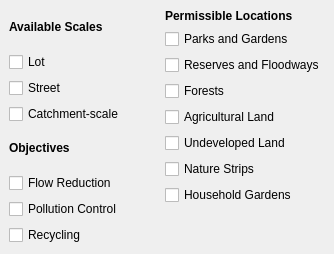
                  <widget class="QWidget" name="widget_21" native="true">
                   <layout class="QHBoxLayout" name="horizontalLayout_9">
                    <property name="leftMargin">
                     <number>0</number>
                    </property>
                    <property name="topMargin">
                     <number>0</number>
                    </property>
                    <property name="rightMargin">
                     <number>0</number>
                    </property>
                    <property name="bottomMargin">
                     <number>0</number>
                    </property>
                    <item>
                     <widget class="QWidget" name="biof_scales" native="true">
                      <property name="minimumSize">
                       <size>
                        <width>150</width>
                        <height>0</height>
                       </size>
                      </property>
                      <layout class="QGridLayout" name="gridLayout_16">
                       <item row="5" column="0">
                        <widget class="QCheckBox" name="biof_flow_check">
                         <property name="enabled">
                          <bool>true</bool>
                         </property>
                         <property name="text">
                          <string>Flow Reduction</string>
                         </property>
                        </widget>
                       </item>
                       <item row="0" column="0">
                        <widget class="QLabel" name="biof_scales_lbl">
                         <property name="text">
                          <string>&lt;html&gt;&lt;head/&gt;&lt;body&gt;&lt;p&gt;&lt;span style=&quot; font-weight:600;&quot;&gt;Available Scales&lt;/span&gt;&lt;/p&gt;&lt;/body&gt;&lt;/html&gt;</string>
                         </property>
                        </widget>
                       </item>
                       <item row="6" column="0">
                        <widget class="QCheckBox" name="biof_pollute_check">
                         <property name="text">
                          <string>Pollution Control</string>
                         </property>
                        </widget>
                       </item>
                       <item row="4" column="0">
                        <widget class="QLabel" name="biof_objectives_lbl">
                         <property name="text">
                          <string>&lt;html&gt;&lt;head/&gt;&lt;body&gt;&lt;p&gt;&lt;span style=&quot; font-weight:600;&quot;&gt;Objectives&lt;/span&gt;&lt;/p&gt;&lt;/body&gt;&lt;/html&gt;</string>
                         </property>
                        </widget>
                       </item>
                       <item row="3" column="0">
                        <widget class="QCheckBox" name="biof_region_check">
                         <property name="enabled">
                          <bool>true</bool>
                         </property>
                         <property name="text">
                          <string>Catchment-scale</string>
                         </property>
                        </widget>
                       </item>
                       <item row="2" column="0">
                        <widget class="QCheckBox" name="biof_street_check">
                         <property name="text">
                          <string>Street</string>
                         </property>
                        </widget>
                       </item>
                       <item row="1" column="0">
                        <widget class="QCheckBox" name="biof_lot_check">
                         <property name="text">
                          <string>Lot</string>
                         </property>
                        </widget>
                       </item>
                       <item row="7" column="0">
                        <widget class="QCheckBox" name="biof_recycle_check">
                         <property name="enabled">
                          <bool>true</bool>
                         </property>
                         <property name="text">
                          <string>Recycling</string>
                         </property>
                        </widget>
                       </item>
                      </layout>
                     </widget>
                    </item>
                    <item>
                     <widget class="QWidget" name="biof_objectives" native="true">
                      <property name="minimumSize">
                       <size>
                        <width>150</width>
                        <height>0</height>
                       </size>
                      </property>
                      <layout class="QGridLayout" name="gridLayout_17">
                       <item row="1" column="0">
                        <widget class="QCheckBox" name="biof_pg_check">
                         <property name="enabled">
                          <bool>true</bool>
                         </property>
                         <property name="text">
                          <string>Parks and Gardens</string>
                         </property>
                        </widget>
                       </item>
                       <item row="0" column="0">
                        <widget class="QLabel" name="biof_permissions_lbl">
                         <property name="text">
                          <string>&lt;html&gt;&lt;head/&gt;&lt;body&gt;&lt;p&gt;&lt;span style=&quot; font-weight:600;&quot;&gt;Permissible Locations&lt;/span&gt;&lt;/p&gt;&lt;/body&gt;&lt;/html&gt;</string>
                         </property>
                        </widget>
                       </item>
                       <item row="8" column="0">
                        <spacer name="verticalSpacer_10">
                         <property name="orientation">
                          <enum>Qt::Vertical</enum>
                         </property>
                         <property name="sizeHint" stdset="0">
                          <size>
                           <width>20</width>
                           <height>40</height>
                          </size>
                         </property>
                        </spacer>
                       </item>
                       <item row="2" column="0">
                        <widget class="QCheckBox" name="biof_ref_check">
                         <property name="text">
                          <string>Reserves and Floodways</string>
                         </property>
                        </widget>
                       </item>
                       <item row="6" column="0">
                        <widget class="QCheckBox" name="biof_ns_check">
                         <property name="text">
                          <string>Nature Strips</string>
                         </property>
                        </widget>
                       </item>
                       <item row="3" column="0">
                        <widget class="QCheckBox" name="biof_for_check">
                         <property name="enabled">
                          <bool>true</bool>
                         </property>
                         <property name="text">
                          <string>Forests</string>
                         </property>
                        </widget>
                       </item>
                       <item row="4" column="0">
                        <widget class="QCheckBox" name="biof_agr_check">
                         <property name="enabled">
                          <bool>true</bool>
                         </property>
                         <property name="text">
                          <string>Agricultural Land</string>
                         </property>
                        </widget>
                       </item>
                       <item row="5" column="0">
                        <widget class="QCheckBox" name="biof_agr_check_2">
                         <property name="enabled">
                          <bool>true</bool>
                         </property>
                         <property name="text">
                          <string>Undeveloped Land</string>
                         </property>
                        </widget>
                       </item>
                       <item row="7" column="0">
                        <widget class="QCheckBox" name="biof_garden_check">
                         <property name="enabled">
                          <bool>true</bool>
                         </property>
                         <property name="text">
                          <string>Household Gardens</string>
                         </property>
                        </widget>
                       </item>
                      </layout>
                     </widget>
                    </item>
                   </layout>
                  </widget>
